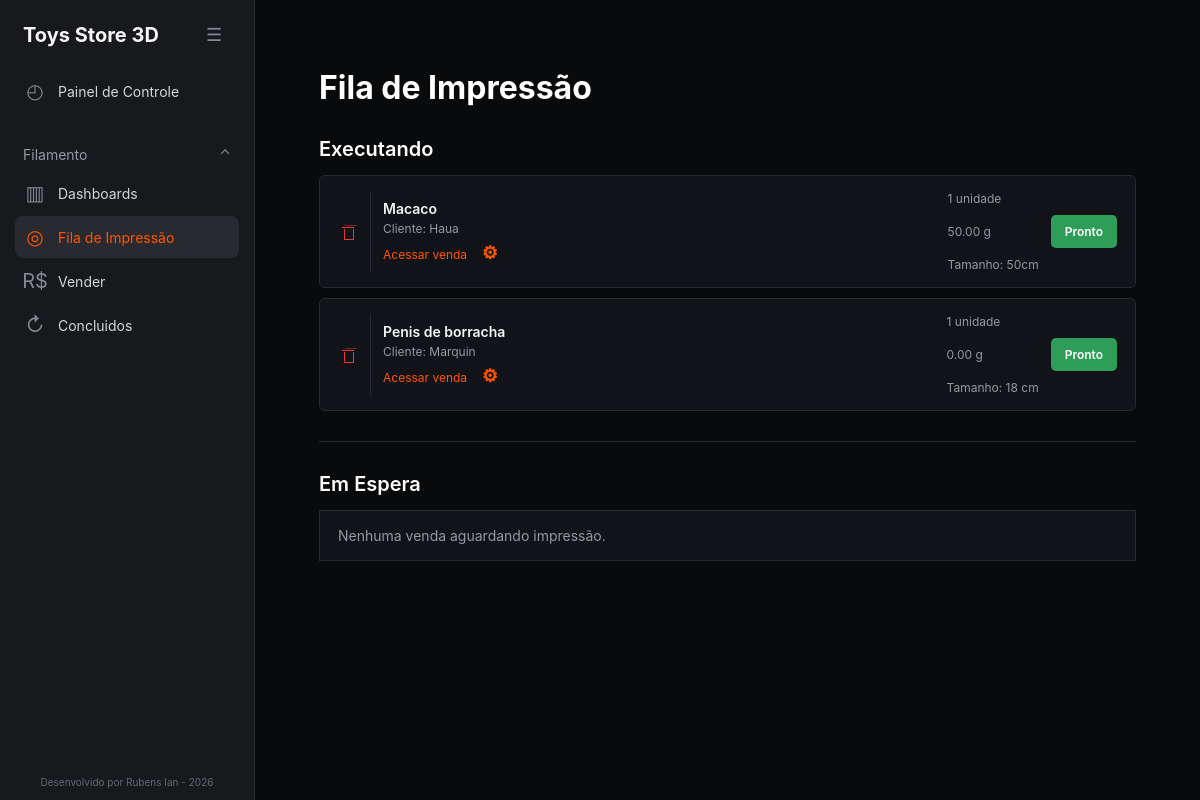
The page /filamento/fila/ (signed in) on the database as committed earlier.
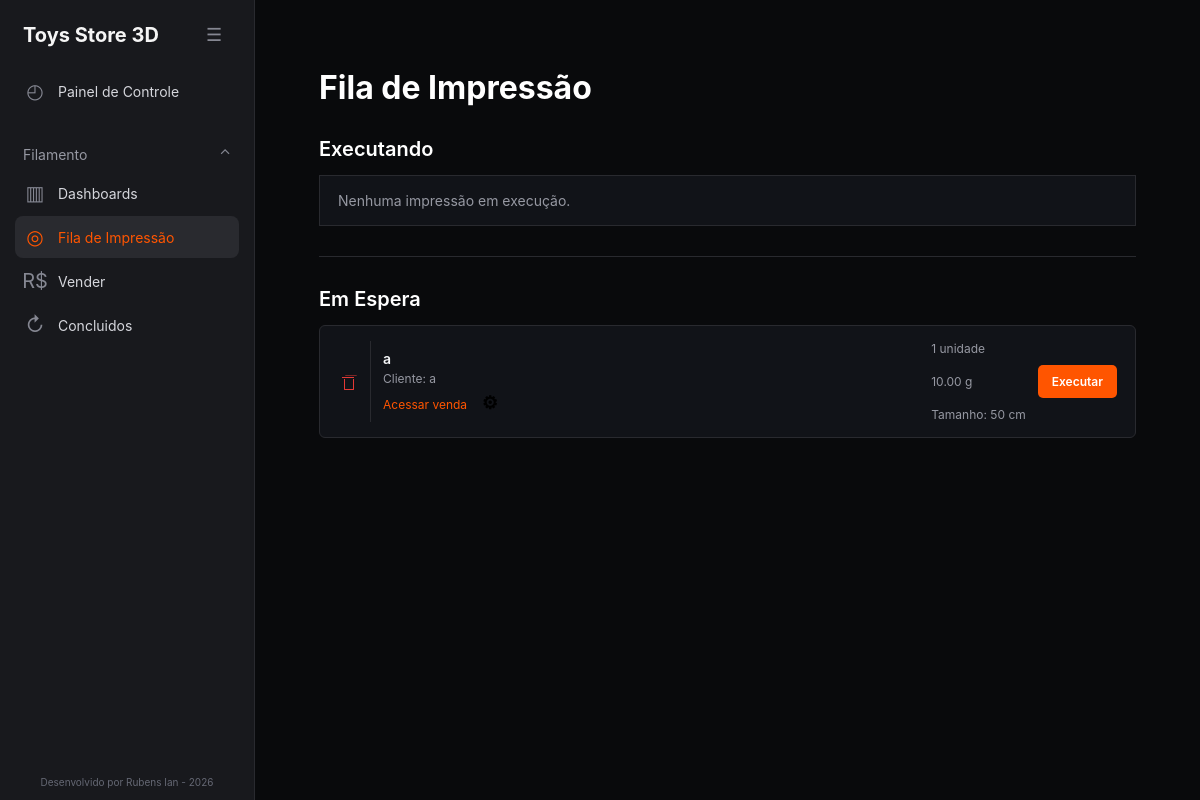
The same page on the database as committed later.
### gestaofilamento/models.py (models this page shows, shortened)
class Venda(models.Model):
    FILA_CHOICES = [
        ('espera', 'Espera'),
        ('executando', 'Executando'),
        ('pronto', 'Pronto'),
        ('entregue', 'Entregue'),
    ]
    PAGAMENTO_CHOICES = [
        ('pix', 'PIX'),
        ('dinheiro', 'Dinheiro'),
        ('cartao_credito', 'Cartão de Crédito'),
        ('cartao_debito', 'Cartão de Débito'),
        ('pendente', 'Pendente'),
    ]
    STATUS_CHOICES = [
        ('aberto', 'Aberto'),
        ('pago', 'Pago'),
        ('cancelado', 'Cancelado'),
    ]
    id = models.AutoField(primary_key=True)
    cliente = models.CharField(max_length=150)
    produto = models.CharField(max_length=200)
    quantidade = models.PositiveIntegerField(default=1)
    peso = models.DecimalField(
        max_digits=10,
        decimal_places=2,
        default=0
    )
    link = models.URLField(blank=True, null=True)
    tamanho = models.CharField(max_length=100, blank=True, null=True)
    custo = models.DecimalField(
        max_digits=10,
        decimal_places=2,
        default=0
    )
    valor = models.DecimalField(
        max_digits=10,
        decimal_places=2,
        default=0
    )
    valor_esperado = models.DecimalField(
        max_digits=10,
        decimal_places=2,
        default=0
    )
    lucro = models.DecimalField(
        max_digits=10,
        decimal_places=2,
        default=0
    )
    lucro_percentual = models.DecimalField(
        max_digits=10,
        decimal_places=2,
        default=0
    )
    fila = models.CharField(
        max_length=20,
        choices=FILA_CHOICES,
        default='espera'
    )
    pagamento = models.CharField(
        max_length=30,
        choices=PAGAMENTO_CHOICES,
        default='pendente'
    )
    status = models.CharField(
        max_length=20,
        choices=STATUS_CHOICES,
        default='aberto'
    )
    data = models.DateTimeField(auto_now_add=True)
    observacao = models.TextField(blank=True, null=True)

### gestaofilamento/views.py (the view, shortened to what this page needs)
# urls.py: path("fila/", views.fila, name="fila"),
@login_required
def fila(request):
    vendas_executando = Venda.objects.filter(fila='executando').order_by('data')
    vendas_em_espera = Venda.objects.filter(fila='espera').order_by('data')
    return render(request, 'filamento/filadeimpressao.html', {
        'vendas_executando': vendas_executando,
        'vendas_em_espera': vendas_em_espera,
    })

### templates/filamento/filadeimpressao.html (shortened to what this page needs)
<!DOCTYPE html>
{% load static %}
<html lang="pt-br">
<head>
    <link rel="stylesheet" href="{% static 'css/filamento/fila.css' %}">
</head>
<body>
    {% include "utilitys/sidebar.html" %}
    <main class="page-content">
        {% block content %}
        <section class="fila-pagina">
            <h1>Fila de Impressão</h1>
            <section class="fila-secao">
                <h2>Executando</h2>
                <div class="fila-itens">
                    {% for venda in vendas_executando %}
                    <article class="fila-item">
                        <form class="fila-form-excluir" method="post" onsubmit="return confirm('Excluir esta venda?');">
                            <button class="fila-botao-excluir" type="submit" aria-label="Excluir venda" title="Excluir venda"></button>
                        </form>
                        <div>
                            <strong>{{ venda.produto }}</strong>
                            <span>Cliente: {{ venda.cliente }}</span>
                            {% if venda.link %}
                            <a class="fila-link-venda" href="{{ venda.link }}" target="_blank" rel="noopener noreferrer">
                                Acessar venda
                            </a>
                            {% endif %}
                            <details class="fila-observacao{% if venda.observacao %} fila-observacao-com-texto{% endif %}">
                                <summary aria-label="Ver observação" title="Ver observação">&#9881;</summary>
                            </details>
                        </div>
                        <div class="fila-detalhes">
                            <span>{{ venda.quantidade }} unidade{{ venda.quantidade|pluralize }}</span>
                            <span>{{ venda.peso }} g</span>
                            {% if venda.tamanho %}
                            <span>Tamanho: {% if venda.tamanho == '0' or venda.tamanho == '0.0' or venda.tamanho == '0.00' %}Padrão{% elif 'cm' in venda.tamanho|lower %}{{ venda.tamanho }}{% else %}{{ venda.tamanho }} cm{% endif %}</span>
                            {% endif %}
                        </div>
                        <form method="post">
                            <button class="fila-botao-pronto" type="submit">Pronto</button>
                        </form>
                    </article>
                    {% empty %}
                    <p class="fila-vazia">Nenhuma impressão em execução.</p>
                    {% endfor %}
                </div>
            </section>
            <div class="fila-separador"></div>
            <section class="fila-secao">
                <h2>Em Espera</h2>
                <div class="fila-itens">
                    {% for venda in vendas_em_espera %}
                    <article class="fila-item">
                        <form class="fila-form-excluir" method="post" onsubmit="return confirm('Excluir esta venda?');">
                            <button class="fila-botao-excluir" type="submit" aria-label="Excluir venda" title="Excluir venda"></button>
                        </form>
                        <div>
                            <strong>{{ venda.produto }}</strong>
                            <span>Cliente: {{ venda.cliente }}</span>
                            {% if venda.link %}
                            <a class="fila-link-venda" href="{{ venda.link }}" target="_blank" rel="noopener noreferrer">
                                Acessar venda
                            </a>
                            {% endif %}
                            <details class="fila-observacao{% if venda.observacao %} fila-observacao-com-texto{% endif %}">
                                <summary aria-label="Ver observação" title="Ver observação">&#9881;</summary>
                            </details>
                        </div>
                        <div class="fila-detalhes">
                            <span>{{ venda.quantidade }} unidade{{ venda.quantidade|pluralize }}</span>
                            <span>{{ venda.peso }} g</span>
                            {% if venda.tamanho %}
                            <span>Tamanho: {% if venda.tamanho == '0' or venda.tamanho == '0.0' or venda.tamanho == '0.00' %}Padrão{% elif 'cm' in venda.tamanho|lower %}{{ venda.tamanho }}{% else %}{{ venda.tamanho }} cm{% endif %}</span>
                            {% endif %}
                        </div>
                        <form method="post">
                            <button type="submit">Executar</button>
                        </form>
                    </article>
                    {% empty %}
                    <p class="fila-vazia">Nenhuma venda aguardando impressão.</p>
                    {% endfor %}
                </div>
            </section>
        </section>
        {% endblock %}
    </main>
</body>
</html>

### templates/utilitys/sidebar.html (shortened to what this page needs)
{% load static %}
<!DOCTYPE html>
<html lang="en">
<head>
    <link rel="stylesheet" href="{% static 'css/utilitys/sidebar.css' %}">
</head>
<body>
    <aside class="sidebar">
        <div class="sidebar-header">
            <span class="sidebar-brand">Toys Store 3D</span>
            <button type="button" class="sidebar-toggle" aria-label="Recolher menu" aria-expanded="true" onclick="toggleSidebar()">
                <span aria-hidden="true">☰</span>
            </button>
        </div>
        <a href="{% url 'home' %}" class="sidebar-item{% if request.resolver_match.url_name == 'home' %} active{% endif %}">
            <span class="item-icon">
                ◴
            </span>
            <span class="sidebar-label">
                Painel de Controle
            </span>
        </a>
        <div class="menu-section">
            <button type="button" class="section-title" onclick="toggleSection(this)">
                <span class="section-label">
                    Filamento
                </span>
                <span class="section-arrow">
                    ⌃
                </span>
            </button>
            <div class="section-items">
                <a href="{% url 'dashboard' %}" class="sidebar-item{% if request.resolver_match.url_name == 'dashboard' and request.path|slice:':10' == '/filamento' %} active{% endif %}">
                    <span class="item-icon">
                        ▥
                    </span>
                    <span class="sidebar-label">
                        Dashboards
                    </span>
                </a>
                <a href="{% url 'fila' %}" class="sidebar-item{% if request.resolver_match.url_name == 'fila' and request.path|slice:':10' == '/filamento' %} active{% endif %}">
                    <span class="item-icon">
                        ◎
                    </span>
                    <span class="sidebar-label">
                        Fila de Impressão
                    </span>
                </a>
                <a href="{% url 'vender' %}" class="sidebar-item{% if request.resolver_match.url_name == 'vender' and request.path|slice:':10' == '/filamento' %} active{% endif %}">
                    <span class="item-icon">
                        R$
                    </span>
                    <span class="sidebar-label">
                        Vender
                    </span>
                </a>
                <a href="{% url 'concluido' %}" class="sidebar-item{% if request.resolver_match.url_name == 'concluido' and request.path|slice:':10' == '/filamento' %} active{% endif %}">
                    <span class="item-icon">
                        ↻
                    </span>
                    <span class="sidebar-label">
                        Concluidos
                    </span>
                </a>
            </div>
        </div>
        <div class="sidebar-footer">
            <span class="sidebar-label">Desenvolvido por Rubens Ian - 2026</span>
        </div>
    </aside>
</body>
</html>

### static/css/filamento/fila.css (style rules this page uses)
:root { --fundo-fila: #090a0c; --superficie-fila: #111318; --borda-fila: #292a2f; --texto-fila: #f4f5f7; --texto-suave-fila: #9698a2; --destaque-fila: #ff5500; }
.fila-pagina { width: min(100% - 48px, 1000px); margin: 0 auto; padding: 28px 0 40px; }
.fila-pagina h1 { margin: 0 0 28px; color: var(--texto-fila); font-size: 26px; font-weight: 600; }
.fila-secao h2 { margin: 0 0 14px; color: var(--texto-fila); font-size: 19px; font-weight: 600; }
.fila-itens { display: grid; gap: 10px; }
.fila-item { position: relative; display: grid; grid-template-columns: auto minmax(0, 1fr) auto auto; align-items: center; gap: 12px; padding: 15px 18px; background: var(--superficie-fila); border: 1px solid var(--borda-fila); border-radius: 6px; }
.fila-item strong, .fila-item span { display: block; }
.fila-item strong { color: var(--texto-fila); font-size: 14px; font-weight: 600; }
.fila-item span { margin-top: 4px; color: var(--texto-suave-fila); font-size: 12px; }
.fila-link-venda { display: inline-block; margin-top: 8px; color: var(--destaque-fila); font-size: 12px; text-decoration: none; }
.fila-observacao { position: relative; display: inline-block; margin: 8px 0 0 10px; }
.fila-observacao summary { width: fit-content; color: #000000; cursor: pointer; font-size: 18px; font-weight: 800; line-height: 1; list-style: none; }
.fila-detalhes { display: flex; flex-direction: column; gap: 18px; }
.fila-detalhes span { margin-top: 0; white-space: nowrap; }
.fila-item form { margin: 0; }
.fila-item button { padding: 9px 14px; color: #ffffff; background: var(--destaque-fila); border: 0; border-radius: 5px; cursor: pointer; font: inherit; font-size: 12px; font-weight: 600; }
.fila-form-excluir { margin: 0; align-self: stretch; display: flex; align-items: center; padding-right: 12px; border-right: 1px solid var(--borda-fila); }
.fila-botao-excluir { position: relative; width: 20px; height: 22px; padding: 0 !important; color: #e53935 !important; background: transparent !important; border-radius: 0 !important; }
.fila-botao-excluir::before { content: ""; position: absolute; top: 8px; left: 6px; width: 8px; height: 10px; border: 1px solid currentColor; border-top: 0; border-radius: 0 0 1px 1px; }
.fila-botao-excluir::after { content: ""; position: absolute; top: 6px; left: 4px; width: 12px; height: 1px; background: currentColor; box-shadow: 3px -2px 0 -0.25px currentColor; }
.fila-separador { margin: 30px 0; border-top: 1px solid var(--borda-fila); }
.fila-vazia { margin: 0; padding: 16px 18px; color: var(--texto-suave-fila); background: var(--superficie-fila); border: 1px solid var(--borda-fila); font-size: 13px; }

Rows that differ between the two databases and show on the page:
removed Venda: produto "Macaco", cliente "Haua", quantidade "1", peso "50.00", tamanho "50cm", shown under "Executando"
removed Venda: produto "Penis de borracha", cliente "Marquin", quantidade "1", peso "0.00", tamanho "18", shown under "Executando"
added Venda: produto "a", cliente "a", quantidade "1", peso "10.00", tamanho "50", shown under "Em Espera"
Other text that changed with them:
text no longer shown: "Nenhuma venda aguardando impressão."
text now shown: "Nenhuma impressão em execução."
